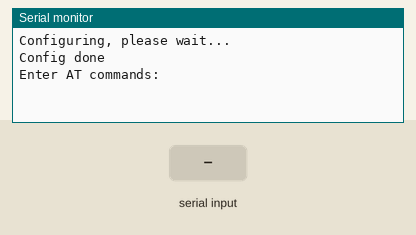
Recording of a sketch running on a simulated Arduino Uno, built with avr-gcc and run on an emulated ATmega328P. On the bench: the last lines printed to the serial monitor. Inputs (shaded band) come from the test bench.

Above: at 2.1 s.
2.2 s: "1" received over the second serial link
At 3.4 s:
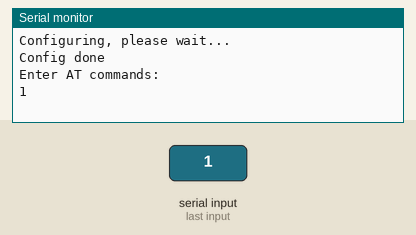
3.7 s: "0" received over the second serial link
At 4.8 s:
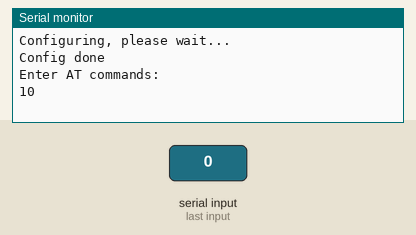

The sketch:

sanhTestBluetooth.ino
```cpp
#include <SoftwareSerial.h>

#define TX_PIN      7
#define RX_PIN      6

SoftwareSerial bluetooth(RX_PIN, TX_PIN);
int baudRate[] = {300, 1200, 2400, 4800, 9600, 19200, 38400, 57600, 115200};

void setup() {
  Serial.begin(9600);
  while (!Serial) {}

  Serial.println("Configuring, please wait...");

  for (int i = 0 ; i < 9 ; i++) {
     bluetooth.begin(baudRate[i]);
     String cmd = "AT+BAUD4";
     bluetooth.print(cmd);
     bluetooth.flush();
     delay(100);
  }

  bluetooth.begin(9600);
  Serial.println("Config done");
  while (!bluetooth) {}

  Serial.println("Enter AT commands:");
}

void loop() {
  if (bluetooth.available()) {
    Serial.write(bluetooth.read());
  }
  if (Serial.available()) {
    bluetooth.write(Serial.read());
  }
}
```

Measured:
- after the input at 2.2 s, the serial monitor: prints a new line at once (image 1)
- after the input at 3.7 s, the serial monitor: prints a new line at once (image 2)
